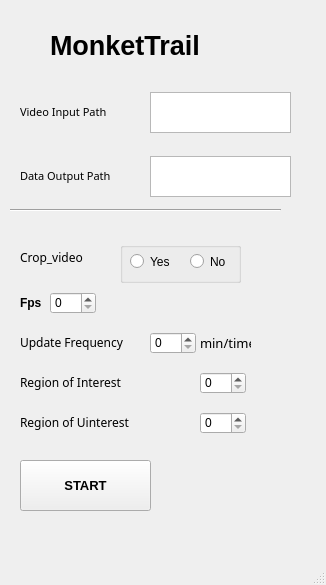
<?xml version="1.0" encoding="UTF-8"?>
<ui version="4.0">
 <class>MainWindow</class>
 <widget class="QMainWindow" name="MainWindow">
  <property name="geometry">
   <rect>
    <x>0</x>
    <y>0</y>
    <width>326</width>
    <height>585</height>
   </rect>
  </property>
  <property name="font">
   <font>
    <italic>false</italic>
    <underline>false</underline>
    <strikeout>false</strikeout>
   </font>
  </property>
  <property name="windowTitle">
   <string>MainWindow</string>
  </property>
  <widget class="QWidget" name="centralwidget">
   <widget class="QLabel" name="label_5">
    <property name="geometry">
     <rect>
      <x>50</x>
      <y>20</y>
      <width>211</width>
      <height>51</height>
     </rect>
    </property>
    <property name="font">
     <font>
      <pointsize>20</pointsize>
      <weight>75</weight>
      <italic>false</italic>
      <bold>true</bold>
      <underline>false</underline>
      <strikeout>false</strikeout>
     </font>
    </property>
    <property name="text">
     <string>MonketTrail</string>
    </property>
   </widget>
   <widget class="QSpinBox" name="spinBox_fps">
    <property name="geometry">
     <rect>
      <x>50</x>
      <y>292</y>
      <width>46</width>
      <height>22</height>
     </rect>
    </property>
    <property name="font">
     <font>
      <pointsize>9</pointsize>
     </font>
    </property>
   </widget>
   <widget class="QLabel" name="label_42">
    <property name="geometry">
     <rect>
      <x>200</x>
      <y>322</y>
      <width>51</width>
      <height>41</height>
     </rect>
    </property>
    <property name="font">
     <font>
      <family>Agency FB</family>
      <pointsize>10</pointsize>
      <weight>50</weight>
      <italic>false</italic>
      <bold>false</bold>
      <underline>false</underline>
      <strikeout>false</strikeout>
     </font>
    </property>
    <property name="text">
     <string>min/time</string>
    </property>
   </widget>
   <widget class="QLabel" name="label_6">
    <property name="geometry">
     <rect>
      <x>20</x>
      <y>232</y>
      <width>91</width>
      <height>51</height>
     </rect>
    </property>
    <property name="font">
     <font>
      <family>黑体</family>
      <pointsize>9</pointsize>
      <weight>50</weight>
      <italic>false</italic>
      <bold>false</bold>
      <underline>false</underline>
      <strikeout>false</strikeout>
     </font>
    </property>
    <property name="text">
     <string>Crop_video</string>
    </property>
   </widget>
   <widget class="QLabel" name="label_41">
    <property name="geometry">
     <rect>
      <x>20</x>
      <y>322</y>
      <width>121</width>
      <height>41</height>
     </rect>
    </property>
    <property name="font">
     <font>
      <family>黑体</family>
      <pointsize>9</pointsize>
      <weight>50</weight>
      <italic>false</italic>
      <bold>false</bold>
      <underline>false</underline>
      <strikeout>false</strikeout>
     </font>
    </property>
    <property name="text">
     <string>Update Frequency</string>
    </property>
   </widget>
   <widget class="QLabel" name="label_40">
    <property name="geometry">
     <rect>
      <x>20</x>
      <y>402</y>
      <width>171</width>
      <height>41</height>
     </rect>
    </property>
    <property name="font">
     <font>
      <family>黑体</family>
      <pointsize>9</pointsize>
      <weight>50</weight>
      <italic>false</italic>
      <bold>false</bold>
      <underline>false</underline>
      <strikeout>false</strikeout>
     </font>
    </property>
    <property name="text">
     <string>Region of Uinterest</string>
    </property>
   </widget>
   <widget class="QSpinBox" name="spinBox_interest">
    <property name="geometry">
     <rect>
      <x>200</x>
      <y>372</y>
      <width>46</width>
      <height>22</height>
     </rect>
    </property>
    <property name="font">
     <font>
      <pointsize>9</pointsize>
     </font>
    </property>
   </widget>
   <widget class="QTextEdit" name="video_input_box">
    <property name="geometry">
     <rect>
      <x>150</x>
      <y>92</y>
      <width>141</width>
      <height>41</height>
     </rect>
    </property>
   </widget>
   <widget class="QGroupBox" name="groupBox_2">
    <property name="geometry">
     <rect>
      <x>120</x>
      <y>242</y>
      <width>121</width>
      <height>41</height>
     </rect>
    </property>
    <property name="font">
     <font>
      <pointsize>9</pointsize>
      <italic>false</italic>
      <underline>false</underline>
      <strikeout>false</strikeout>
     </font>
    </property>
    <property name="title">
     <string/>
    </property>
    <widget class="QRadioButton" name="radioButton_man">
     <property name="geometry">
      <rect>
       <x>10</x>
       <y>10</y>
       <width>61</width>
       <height>19</height>
      </rect>
     </property>
     <property name="text">
      <string>Yes</string>
     </property>
    </widget>
    <widget class="QRadioButton" name="radioButton_auto">
     <property name="geometry">
      <rect>
       <x>70</x>
       <y>10</y>
       <width>41</width>
       <height>19</height>
      </rect>
     </property>
     <property name="text">
      <string>No</string>
     </property>
    </widget>
   </widget>
   <widget class="QTextEdit" name="config_env_box">
    <property name="geometry">
     <rect>
      <x>150</x>
      <y>156</y>
      <width>141</width>
      <height>41</height>
     </rect>
    </property>
   </widget>
   <widget class="Line" name="line">
    <property name="geometry">
     <rect>
      <x>10</x>
      <y>202</y>
      <width>271</width>
      <height>16</height>
     </rect>
    </property>
    <property name="orientation">
     <enum>Qt::Horizontal</enum>
    </property>
   </widget>
   <widget class="QLabel" name="label_11">
    <property name="geometry">
     <rect>
      <x>20</x>
      <y>292</y>
      <width>31</width>
      <height>21</height>
     </rect>
    </property>
    <property name="font">
     <font>
      <pointsize>9</pointsize>
      <weight>75</weight>
      <italic>false</italic>
      <bold>true</bold>
      <underline>false</underline>
      <strikeout>false</strikeout>
     </font>
    </property>
    <property name="text">
     <string>Fps</string>
    </property>
   </widget>
   <widget class="QPushButton" name="start_button">
    <property name="geometry">
     <rect>
      <x>20</x>
      <y>460</y>
      <width>131</width>
      <height>51</height>
     </rect>
    </property>
    <property name="font">
     <font>
      <pointsize>10</pointsize>
      <weight>75</weight>
      <italic>false</italic>
      <bold>true</bold>
      <underline>false</underline>
      <strikeout>false</strikeout>
     </font>
    </property>
    <property name="text">
     <string>START</string>
    </property>
   </widget>
   <widget class="QLabel" name="label_8">
    <property name="geometry">
     <rect>
      <x>20</x>
      <y>362</y>
      <width>151</width>
      <height>41</height>
     </rect>
    </property>
    <property name="font">
     <font>
      <family>黑体</family>
      <pointsize>9</pointsize>
      <weight>50</weight>
      <italic>false</italic>
      <bold>false</bold>
      <underline>false</underline>
      <strikeout>false</strikeout>
     </font>
    </property>
    <property name="text">
     <string>Region of Interest</string>
    </property>
   </widget>
   <widget class="QLabel" name="label">
    <property name="geometry">
     <rect>
      <x>20</x>
      <y>86</y>
      <width>121</width>
      <height>51</height>
     </rect>
    </property>
    <property name="font">
     <font>
      <family>黑体</family>
      <pointsize>8</pointsize>
      <weight>50</weight>
      <italic>false</italic>
      <bold>false</bold>
      <underline>false</underline>
      <strikeout>false</strikeout>
     </font>
    </property>
    <property name="text">
     <string>Video Input Path</string>
    </property>
   </widget>
   <widget class="QSpinBox" name="spinBox_back_man">
    <property name="geometry">
     <rect>
      <x>150</x>
      <y>332</y>
      <width>46</width>
      <height>22</height>
     </rect>
    </property>
    <property name="font">
     <font>
      <pointsize>9</pointsize>
     </font>
    </property>
   </widget>
   <widget class="QSpinBox" name="spinBox_uninterest">
    <property name="geometry">
     <rect>
      <x>200</x>
      <y>412</y>
      <width>46</width>
      <height>22</height>
     </rect>
    </property>
    <property name="font">
     <font>
      <pointsize>9</pointsize>
     </font>
    </property>
   </widget>
   <widget class="QLabel" name="label_2">
    <property name="geometry">
     <rect>
      <x>20</x>
      <y>150</y>
      <width>121</width>
      <height>51</height>
     </rect>
    </property>
    <property name="font">
     <font>
      <family>黑体</family>
      <pointsize>8</pointsize>
      <weight>50</weight>
      <italic>false</italic>
      <bold>false</bold>
      <underline>false</underline>
      <strikeout>false</strikeout>
     </font>
    </property>
    <property name="text">
     <string>Data Output Path</string>
    </property>
   </widget>
  </widget>
  <widget class="QMenuBar" name="menubar">
   <property name="geometry">
    <rect>
     <x>0</x>
     <y>0</y>
     <width>326</width>
     <height>26</height>
    </rect>
   </property>
  </widget>
  <widget class="QStatusBar" name="statusbar"/>
 </widget>
 <resources/>
 <connections/>
</ui>
